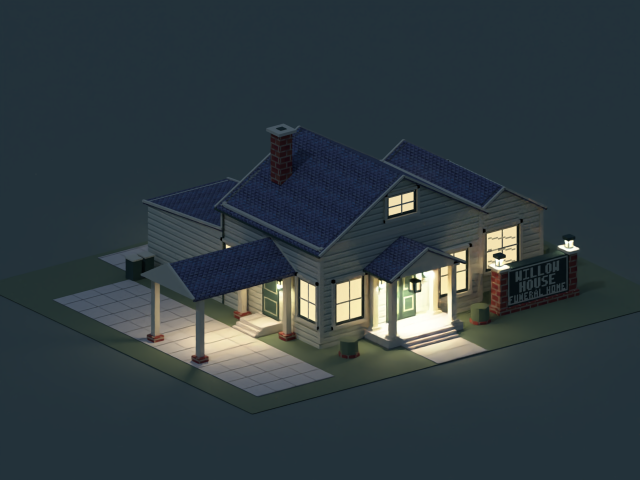
#> input picture prototypes/funeral-home/renders/02-blue-hour-clean.png, 1280 x 960 px, given in place of 01-front-day-clean.png, which was not available (shown at 1/2 size)
$ python package_preview.py
#> lines starting #> are read from the running program, lines starting #| are printed output that depends on the picture
"""Package six actual Blender views of Willow House."""
from pathlib import Path
from PIL import Image,ImageDraw,ImageFont
import json,zipfile
R=Path(__file__).resolve().parent
SHOTS=[('01-front-day','House, portico and covered arrival lane — day'),('02-blue-hour','Warm privacy panes and garden lanterns — night'),('03-rear','Chapel, staff entrance and service bay'),('04-above','Connected roof forms and optional grounds'),('05-person-height','Public entrance from street level'),('06-chapel','Unfurnished vaulted chapel shell')]
f='/usr/share/fonts/truetype/dejavu/DejaVuSans.ttf';title=ImageFont.truetype(f,34);label=ImageFont.truetype(f,18);small=ImageFont.truetype(f,16)
s=Image.new('RGB',(1304,1680),'#2c383d');d=ImageDraw.Draw(s);d.text((24,20),'WILLOW HOUSE FUNERAL HOME',font=title,fill='#eee4ca');d.text((24,67),'1950s onward  /  Converted house, vaulted chapel and covered arrival lane',font=small,fill='#bdcdc3')
#> after `s = Image.new('RGB', (1304, 1680), '#2c383d')`:
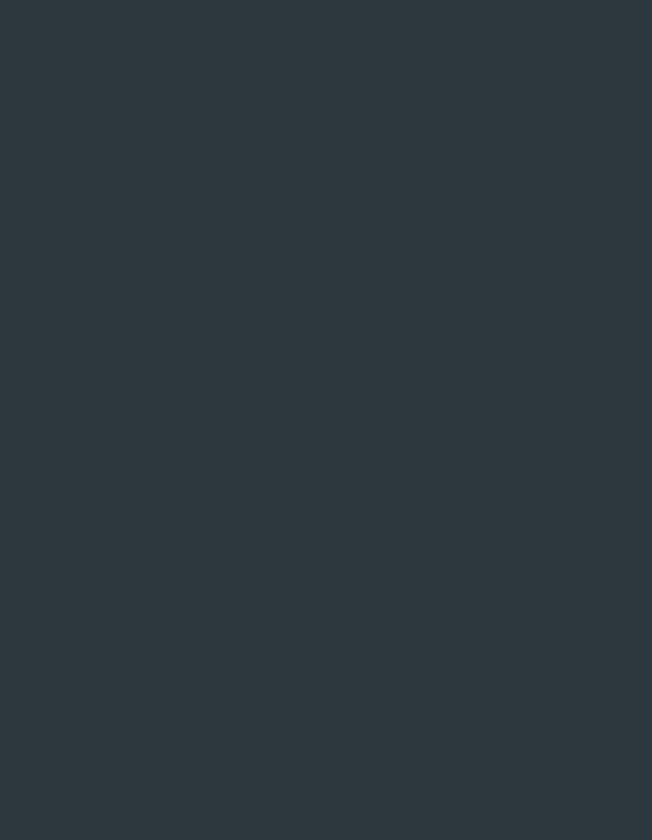
#> s: PIL image 1304x1680 RGB (shown at 1/2 size); mean R, G, B 44, 56, 61
for i,(n,caption) in enumerate(SHOTS):
 x=24+i%2*640;y=112+i//2*500;im=Image.open(R/'renders'/(n+'-clean.png')).convert('RGB');assert im.size==(1280,960);s.paste(im.resize((616,462),Image.Resampling.LANCZOS),(x,y));d.text((x,y+468),caption,font=label,fill='#eee4ca')
#> further down, im is the input picture: PIL image 1280x960 RGB; mean R, G, B 48.1, 59.5, 64.5
#> after `s.paste(im.resize((616, 462), Image.Resampling.LANCZOS), (x, y))`:
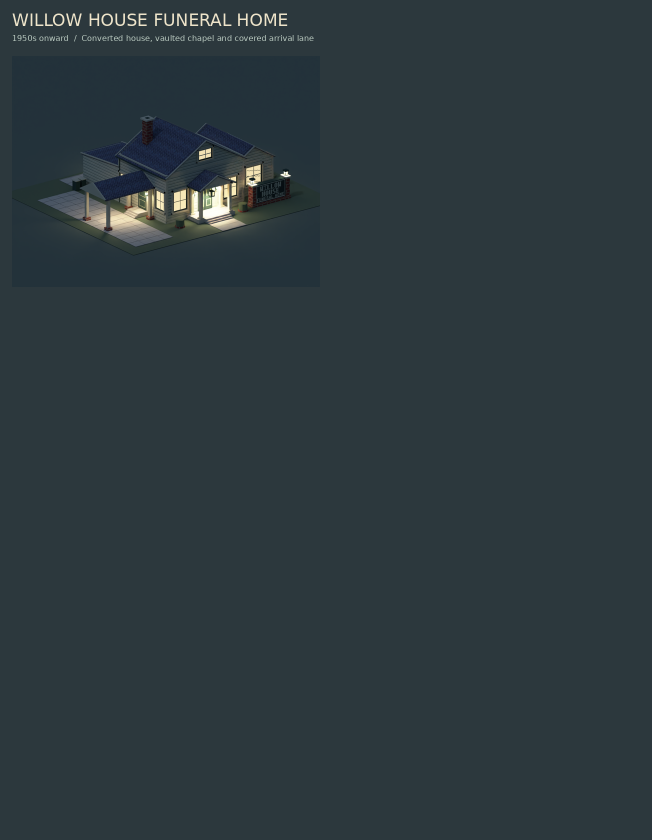
#> s: PIL image 1304x1680 RGB (shown at 1/2 size); mean R, G, B 45, 56.9, 61.8
#> pass 3 of the loop `for i,(n,caption) in enumerate(SHOTS):`:
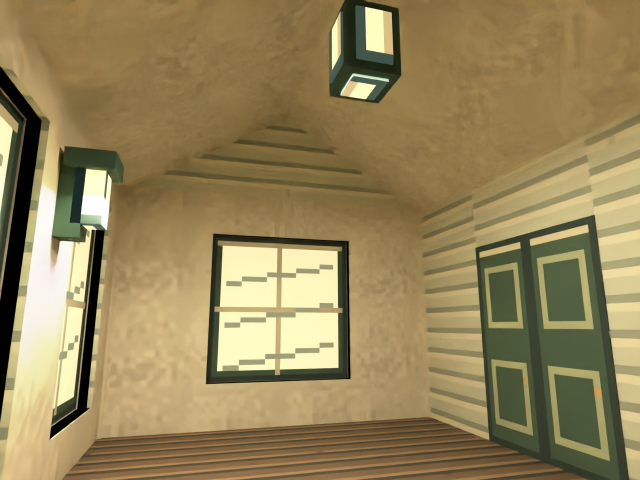
#> input picture prototypes/funeral-home/renders/06-chapel-clean.png, 1280 x 960 px, given in place of 03-rear-clean.png, which was not available (shown at 1/2 size)
#> im is the input picture: PIL image 1280x960 RGB; mean R, G, B 148.2, 131.1, 89.5
#> `s.paste(im.resize((616, 462), Image.Resampling.LANCZOS), (x, y))`:
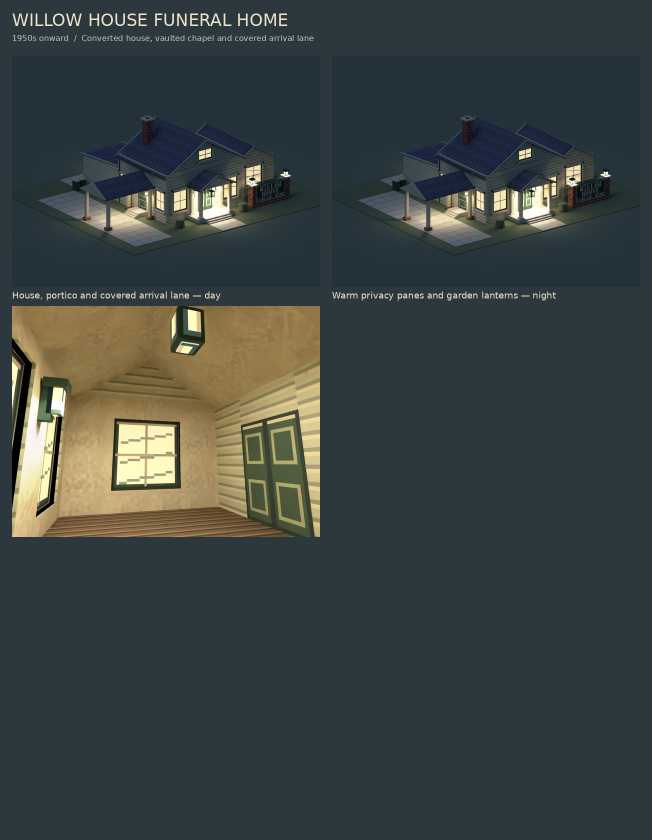
#> s: PIL image 1304x1680 RGB (shown at 1/2 size); mean R, G, B 59.4, 67.4, 66.2
#> (the run stopped early here; a loop or call above may not have finished)
